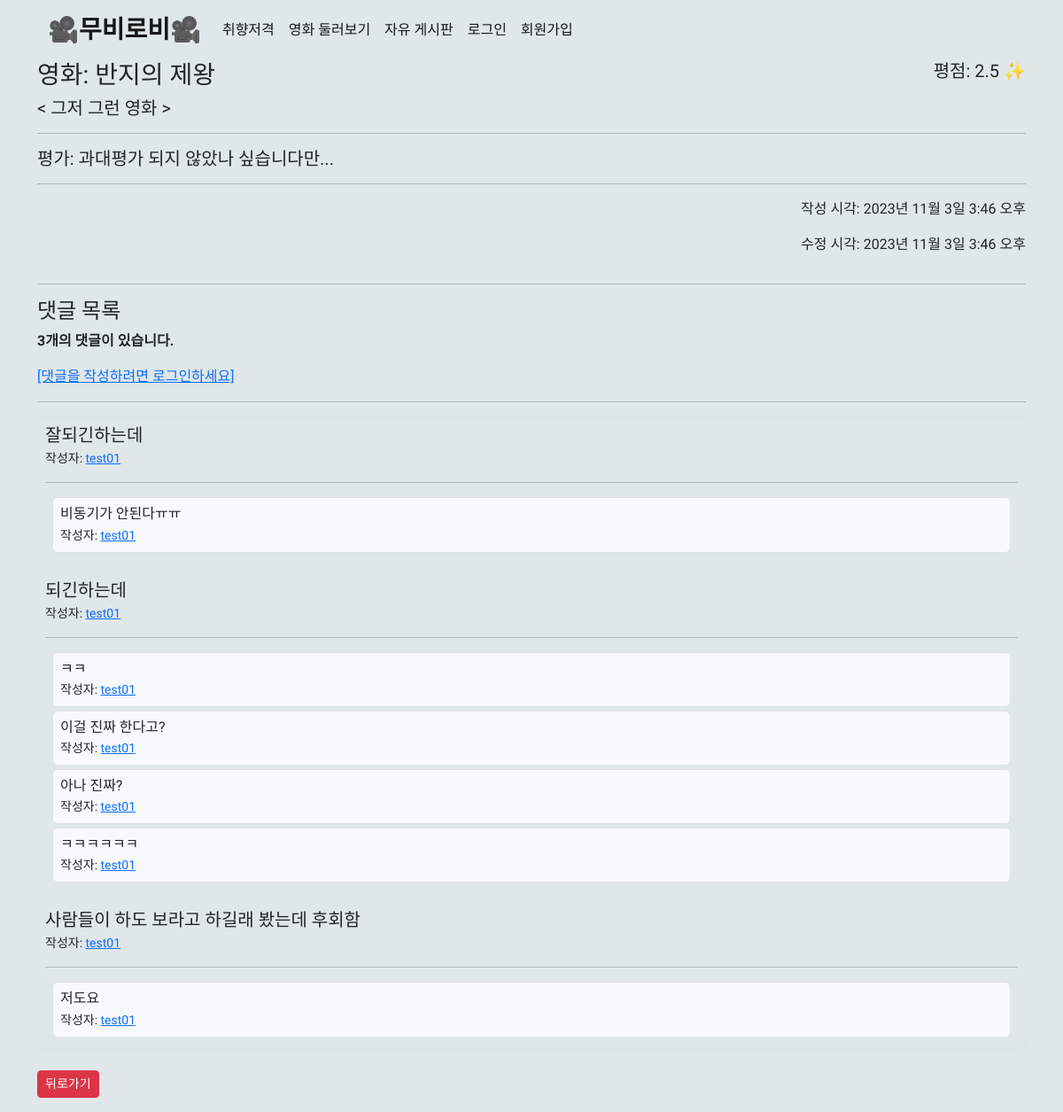
The page /community/4/ on the database its author committed.
### community/models.py (models this page shows)
class Review(models.Model):
    title = models.CharField(max_length=100)
    movie_title = models.CharField(max_length=50)
    rank = models.DecimalField(max_digits=5, decimal_places=1)
    content = models.TextField()
    created_at = models.DateTimeField(auto_now_add=True)
    updated_at = models.DateTimeField(auto_now=True)
    user = models.ForeignKey(
        settings.AUTH_USER_MODEL, on_delete=models.CASCADE
    )
    like_users = models.ManyToManyField(
        settings.AUTH_USER_MODEL, related_name='like_reviews'
    )

class Comment(models.Model):
    papa_comment = models.ForeignKey('self', on_delete=models.CASCADE, null=True)
    content = models.TextField()
    review = models.ForeignKey(Review, on_delete=models.CASCADE)
    user = models.ForeignKey(
        settings.AUTH_USER_MODEL, on_delete=models.CASCADE
    )

### accounts/models.py (models this page shows)
class User(AbstractUser):
    followings = models.ManyToManyField('self', symmetrical=False, related_name='followers')

### community/views.py (the view)
# urls.py: path('<int:review_pk>/', views.detail, name='detail'),
@require_safe
def detail(request, review_pk):
    review = get_object_or_404(Review, pk=review_pk)
    comments = review.comment_set.all().order_by('-pk')
    only_comment_cnt = comments.filter(papa_comment__isnull=True).count()
    comment_form = CommentForm()
    soncomment_form=SonCommentForm()
    context = {
        'review': review,
        'comment_form': comment_form,
        'comments': comments,
        'soncomment_form':soncomment_form,
        'only_comment_cnt':only_comment_cnt,
    }
    return render(request, 'community/detail.html', context)

### community/templates/community/detail.html (shortened to what this page needs)
{% extends 'base.html' %}
{% block content %}
  <div class="d-flex justify-content-between">
    <h3>영화: {{ review.movie_title }}</h3>
    <h5>평점: {{ review.rank }} ✨</h5>
  </div>
  <h5>< {{ review.title }} ></h5>
  <hr />
  <h5>평가: {{ review.content }}</h5>
  <hr />
  <div class="d-flex justify-content-end">
    <p>작성 시각: {{ review.created_at }}</p>
  </div>
  <div class="d-flex justify-content-end">
    <p>수정 시각: {{ review.updated_at }}</p>
  </div>
  <hr />
  <h4>댓글 목록</h4>
  {% if comments|length %}
    <p>
      <b>{{ only_comment_cnt }}개의 댓글이 있습니다.</b>
    </p>
  {% endif %}
  {% if user.is_authenticated %}
    <form action="{% url 'community:create_comment' review.pk %}" method="POST">
      {% csrf_token %}
      {{ comment_form }}
      <input class="btn btn-primary mx-1 mb-1 btn-sm" type="submit" value="댓글달기" />
    </form>
  {% else %}
    <a href="{% url 'accounts:login' %}">[댓글을 작성하려면 로그인하세요]</a>
  {% endif %}
  <hr />
  <div class="list-group">
    {% for comment in comments %}
      {% if comment.papa_comment == null %}
        <div class="border border-1 rounded p-2 mb-2">
          <div class="d-flex w-100 justify-content-between">
            <h5 class="mb-1">{{ comment.content }}</h5>
          </div>
          <div class="d-flex w-100 justify-content-between">
            <small class="text-body-secondary">작성자: <a href="{% url 'accounts:profile' comment.user %}">{{ comment.user }}</a></small>
          </div>
          <hr />
          {% for soncomment in comments %}
            {% if soncomment.papa_comment.pk == comment.pk %}
              <div class="border border-1 rounded p-2 mx-2 mb-1 bg-light">
                <div class="d-flex w-100 justify-content-between">
                  <h6 class="mb-1">{{ soncomment.content }}</h6>
                </div>
                <div class="d-flex w-100 justify-content-between">
                  <small class="text-body-secondary">작성자: <a href="{% url 'accounts:profile' soncomment.user %}">{{ soncomment.user }}</a></small>
                </div>
              </div>
            {% endif %}
          {% endfor %}
        </div>
      {% endif %}
    {% endfor %}
  </div>
  <a href="{% url 'community:index' %}"><button class="btn btn-danger btn-sm my-3">뒤로가기</button></a>
{% endblock %}

### rows shown on the page
Review: movie_title "반지의 제왕", rank "2.5", title "그저 그런 영화", content "과대평가 되지 않았나 싶습니다만...", created_at "2023년 11월 3일 3:46 오후", updated_at "2023년 11월 3일 3:46 오후"
Comment: content "잘되긴하는데", user "test01"
Comment: content "비동기가 안된다ㅠㅠ", user "test01"
Comment: content "되긴하는데", user "test01"
Comment: content "ㅋㅋ", user "test01"
Comment: content "이걸 진짜 한다고?", user "test01"
Comment: content "아나 진짜?", user "test01"
Comment: content "ㅋㅋㅋㅋㅋㅋ", user "test01"
Comment: content "사람들이 하도 보라고 하길래 봤는데 후회함", user "test01"
Comment: content "저도요", user "test01"

### other values the page prints
{{ only_comment_cnt }} "3"
